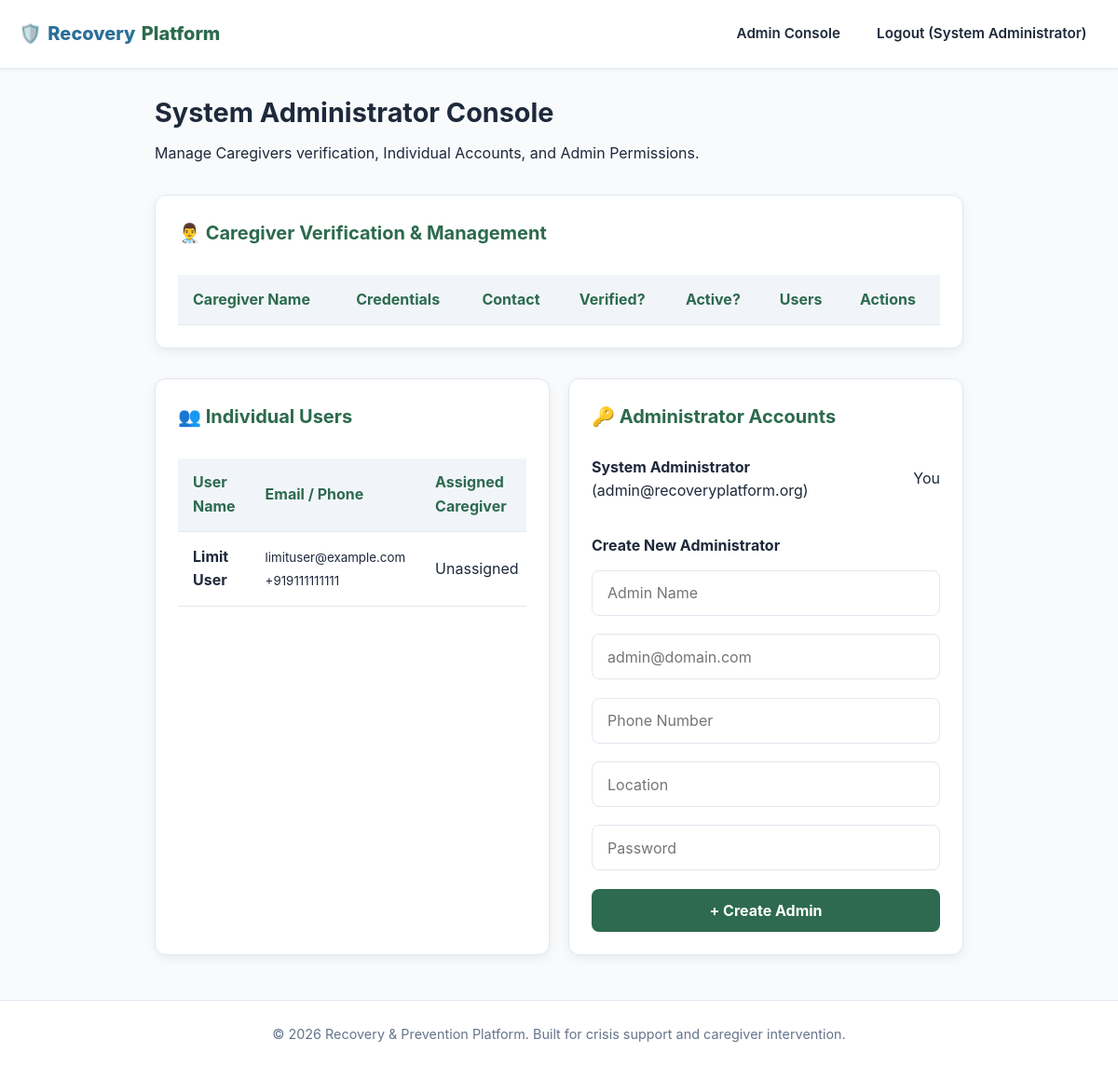
Screenshot of /dashboard/admin (signed in) with the database file from the repository.
### tables this page shows
CREATE TABLE users (
    id TEXT PRIMARY KEY,
    role TEXT CHECK(role IN ('individual', 'caregiver', 'admin')) NOT NULL,
    name TEXT NOT NULL,
    email TEXT UNIQUE NOT NULL,
    phone TEXT NOT NULL,
    location TEXT NOT NULL,
    password_hash TEXT NOT NULL,
    created_at DATETIME DEFAULT CURRENT_TIMESTAMP
);

### app.py (the view)
@app.route('/dashboard/admin')
@role_required('admin')
def dashboard_admin():
    update_caregiver_inactivity_status()
    conn = get_db()
    cursor = conn.cursor()
    cursor.execute("""
        SELECT u.id, u.name, u.email, u.phone, u.location, u.created_at,
               cp.education, cp.qualification, cp.experience, cp.is_verified, cp.is_active, cp.last_login,
               (SELECT COUNT(*) FROM assignments a WHERE a.caregiver_id = u.id) as assigned_count
        FROM users u
        JOIN caregiver_profiles cp ON u.id = cp.user_id
        WHERE u.role = 'caregiver'
        ORDER BY cp.is_verified ASC, u.created_at DESC
    """)
    caregivers = cursor.fetchall()
    cursor.execute("""
        SELECT u.id, u.name, u.email, u.phone, u.location, u.created_at,
               cg.name as caregiver_name
        FROM users u
        LEFT JOIN assignments a ON u.id = a.individual_id
        LEFT JOIN users cg ON a.caregiver_id = cg.id
        WHERE u.role = 'individual'
        ORDER BY u.created_at DESC
    """)
    individuals = cursor.fetchall()
    cursor.execute("SELECT * FROM users WHERE role = 'admin' ORDER BY created_at ASC")
    admins = cursor.fetchall()
    conn.close()
    return render_template(
        'dashboard_admin.html',
        caregivers=caregivers,
        individuals=individuals,
        admins=admins
    )

### auth.py (called while the page is built)
def role_required(*roles):
    def decorator(f):
        @wraps(f)
        def decorated_function(*args, **kwargs):
            if 'user_id' not in session:
                flash("Please log in to access this page.", "warning")
                return redirect(url_for('auth.login'))
            if session.get('user_role') not in roles:
                flash("Unauthorized access.", "danger")
                return redirect(url_for('auth.login'))
            return f(*args, **kwargs)
        return decorated_function
    return decorator

### database.py (called while the page is built)
def get_db():
    conn = sqlite3.connect(DB_PATH, timeout=10.0)
    conn.row_factory = sqlite3.Row
    conn.execute("PRAGMA foreign_keys = ON;")
    conn.execute("PRAGMA journal_mode = WAL;")
    conn.execute("PRAGMA synchronous = NORMAL;")
    return conn

def update_caregiver_inactivity_status():
    conn = get_db()
    cursor = conn.cursor()
    thirty_days_ago = (datetime.utcnow() - timedelta(days=30)).strftime("%Y-%m-%d %H:%M:%S")
    cursor.execute(
        "UPDATE caregiver_profiles SET is_active = 0 WHERE last_login < ?",
        (thirty_days_ago,)
    )
    conn.commit()
    conn.close()

### templates/dashboard_admin.html (shortened to what this page needs)
{% extends "base.html" %}
{% block content %}
<div style="margin-bottom: 2rem;">
    <h1 style="font-size: 1.8rem; margin-bottom: 0.5rem;">System Administrator Console</h1>
    <p style="color: var(--text-secondary);">Manage Caregivers verification, Individual Accounts, and Admin Permissions.</p>
</div>
<div class="card" style="margin-bottom: 2rem;">
    <h2 class="card-title">👨‍⚕️ Caregiver Verification & Management</h2>
    <div class="table-responsive">
        <table>
            <thead>
                <tr>
                    <th>Caregiver Name</th>
                    <th>Credentials</th>
                    <th>Contact</th>
                    <th>Verified?</th>
                    <th>Active?</th>
                    <th>Users</th>
                    <th>Actions</th>
                </tr>
            </thead>
        </table>
    </div>
</div>
<div class="grid-2">
    <div class="card">
        <h2 class="card-title">👥 Individual Users</h2>
        <div class="table-responsive">
            <table>
                <thead>
                    <tr>
                        <th>User Name</th>
                        <th>Email / Phone</th>
                        <th>Assigned Caregiver</th>
                    </tr>
                </thead>
                <tbody>
                    {% for ind in individuals %}
                        <tr>
                            <td><strong>{{ ind.name }}</strong></td>
                            <td><small>{{ ind.email }}<br>{{ ind.phone }}</small></td>
                            <td>
                                {% if ind.caregiver_name %}
                                    <span class="badge badge-success">{{ ind.caregiver_name }}</span>
                                {% else %}
                                    <span class="badge badge-warning">Unassigned</span>
                                {% endif %}
                            </td>
                        </tr>
                    {% endfor %}
                </tbody>
            </table>
        </div>
    </div>
    <div class="card">
        <h2 class="card-title">🔑 Administrator Accounts</h2>
        <ul style="list-style: none; margin-bottom: 1.5rem;">
            {% for adm in admins %}
                <li style="display: flex; justify-content: space-between; align-items: center; padding: 0.6rem 0; border-bottom: 1px solid var(--border-color);">
                    <div>
                        <strong>{{ adm.name }}</strong> ({{ adm.email }})
                    </div>
                    {% if adm.id != session['user_id'] %}
                        <form action="{{ url_for('admin_delete_admin', admin_id=adm.id) }}" method="POST" onsubmit="return confirm('Delete admin?');">
                            <button type="submit" class="btn btn-danger" style="padding: 0.3rem 0.6rem; font-size: 0.8rem;">Remove</button>
                        </form>
                    {% else %}
                        <span class="badge badge-info">You</span>
                    {% endif %}
                </li>
            {% endfor %}
        </ul>
        <h3 style="font-size: 1rem; margin-bottom: 0.8rem;">Create New Administrator</h3>
        <form action="{{ url_for('admin_add_admin') }}" method="POST">
            <div class="form-group">
                <input type="text" name="name" class="form-control" placeholder="Admin Name" required>
            </div>
            <div class="form-group">
                <input type="email" name="email" class="form-control" placeholder="admin@domain.com" required>
            </div>
            <div class="form-group">
                <input type="tel" name="phone" class="form-control" placeholder="Phone Number" required>
            </div>
            <div class="form-group">
                <input type="text" name="location" class="form-control" placeholder="Location" required>
            </div>
            <div class="form-group">
                <input type="password" name="password" class="form-control" placeholder="Password" required>
            </div>
            <button type="submit" class="btn btn-primary" style="width: 100%;">+ Create Admin</button>
        </form>
    </div>
</div>
{% endblock %}

### templates/base.html (shortened to what this page needs)
<!DOCTYPE html>
<html lang="en">
<head>
    <link rel="stylesheet" href="{{ url_for('static', filename='css/style.css') }}">
</head>
<body>
    <header>
        <nav class="navbar" aria-label="Main Navigation">
            <a href="{{ url_for('index') }}" class="navbar-brand" aria-label="Recovery Platform Home">
                🛡️ <span>Recovery</span>Platform
            </a>
            <ul class="nav-links">
                {% if session.get('user_id') %}
                    {% if session.get('user_role') == 'individual' %}
                        <li><a href="{{ url_for('dashboard_individual') }}">Dashboard</a></li>
                        <li><a href="{{ url_for('resources') }}">Educational Hub</a></li>
                        <li>
                            <a href="{{ url_for('panic_button') }}" class="panic-nav-btn" aria-label="Emergency Crisis Help">
                                🚨 CRISIS HELP
                            </a>
                        </li>
                    {% elif session.get('user_role') == 'admin' %}
                        <li><a href="{{ url_for('dashboard_admin') }}">Admin Console</a></li>
                    {% endif %}
                    <li><a href="{{ url_for('auth.logout') }}" aria-label="Logout">Logout ({{ session.get('user_name') }})</a></li>
                {% endif %}
            </ul>
        </nav>
    </header>
    <main id="main-content" class="container" tabindex="-1">
        {% block content %}{% endblock %}
    </main>
    <footer>
        <p>&copy; 2026 Recovery & Prevention Platform. Built for crisis support and caregiver intervention.</p>
    </footer>
</body>
</html>

### static/css/style.css (style rules this page uses)
:root { --bg-main: #f8fafc; --bg-card: #ffffff; --bg-card-alt: #f1f5f9; --brand-primary: #2d6a4f; --brand-primary-hover: #1b4332; --brand-soft-sage: #e8f5e9; --accent-teal: #2a6f97; --accent-teal-hover: #014f86; --cta-terracotta: #d96b43; --cta-terracotta-hover: #c05621; --text-main: #1e293b; --text-muted: #64748b; --border-subtle: #e2e8f0; --focus-ring: #2a6f97; --radius-sm: 8px; --radius-md: 12px; --radius-lg: 16px; --shadow-sm: 0 1px 3px rgba(0, 0, 0, 0.05); --shadow-md: 0 4px 12px rgba(0, 0, 0, 0.06); --shadow-lg: 0 10px 25px rgba(0, 0, 0, 0.08); }
* { box-sizing: border-box; margin: 0; padding: 0; font-family: 'Inter', system-ui, -apple-system, BlinkMacSystemFont, "Segoe UI", Roboto, sans-serif; }
body { background-color: var(--bg-main); color: var(--text-main); min-height: 100vh; display: flex; flex-direction: column; font-size: 1rem; line-height: 1.6; -webkit-font-smoothing: antialiased; }
.navbar { background: var(--bg-card); border-bottom: 1px solid var(--border-subtle); padding: 0.9rem 1.25rem; display: flex; justify-content: space-between; align-items: center; position: sticky; top: 0; z-index: 100; box-shadow: var(--shadow-sm); }
.navbar-brand { font-size: 1.25rem; font-weight: 800; color: var(--brand-primary); text-decoration: none; display: flex; align-items: center; gap: 0.4rem; }
.navbar-brand span { color: var(--accent-teal); }
.nav-links { display: flex; align-items: center; gap: 0.75rem; list-style: none; flex-wrap: wrap; }
.nav-links a { color: var(--text-main); text-decoration: none; font-weight: 600; padding: 0.5rem 0.85rem; border-radius: var(--radius-sm); font-size: 0.95rem; transition: background 0.2s, color 0.2s; min-height: 44px; display: inline-flex; align-items: center; }
.container { max-width: 900px; margin: 1.5rem auto; padding: 0 1rem; flex: 1; width: 100%; }
.card { background: var(--bg-card); border: 1px solid var(--border-subtle); border-radius: var(--radius-md); padding: 1.5rem; margin-bottom: 1.5rem; box-shadow: var(--shadow-md); }
.card-title { font-size: 1.25rem; font-weight: 700; margin-bottom: 1rem; color: var(--brand-primary); display: flex; justify-content: space-between; align-items: center; flex-wrap: wrap; gap: 0.5rem; }
.grid-2 { display: grid; grid-template-columns: repeat(auto-fit, minmax(280px, 1fr)); gap: 1.25rem; }
.btn { padding: 0.75rem 1.25rem; border-radius: var(--radius-sm); border: none; font-weight: 700; cursor: pointer; text-decoration: none; display: inline-flex; align-items: center; justify-content: center; gap: 0.5rem; font-size: 1rem; min-height: 46px; transition: background 0.2s; }
.btn-primary { background: var(--brand-primary); color: white; }
.form-group { margin-bottom: 1.2rem; }
.form-control { width: 100%; padding: 0.85rem 1rem; border-radius: var(--radius-sm); background: #ffffff; border: 1.5px solid var(--border-subtle); color: var(--text-main); font-size: 1rem; min-height: 46px; }
.table-responsive { width: 100%; overflow-x: auto; }
table { width: 100%; border-collapse: collapse; margin-top: 0.8rem; text-align: left; }
th, td { padding: 0.85rem 1rem; border-bottom: 1px solid var(--border-subtle); }
th { background: var(--bg-card-alt); color: var(--brand-primary); font-weight: 700; }
footer { border-top: 1px solid var(--border-subtle); padding: 1.5rem; text-align: center; color: var(--text-muted); font-size: 0.9rem; margin-top: auto; background: var(--bg-card); }

### rows the page displays
users: get "System Administrator", name "System Administrator", email "admin@recoveryplatform.org", shows "You"
users: name "Limit User", email "limituser@example.com", phone "+919111111111"
